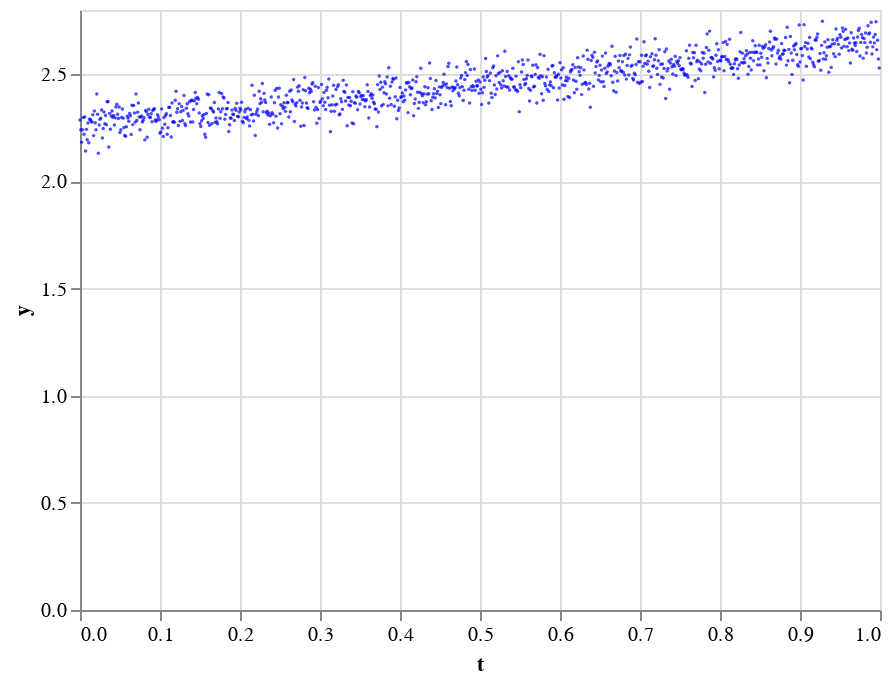

This figure's notebook cell:
### Code cell
t = np.arange(1000)/1000
y, _ = drift_func(params_true, t)
y += np.random.normal(loc=1, scale=.05, size=y.shape)
df = pd.DataFrame({"t": t, "y": y})
plot_true = alt.Chart(df).mark_circle(size=3).encode(x="t", y="y", color = alt.value("blue"))
plot_true

### Figure 1 — Vega-Lite specification as saved in the notebook (floating-point values rounded to 4 significant figures; data arrays with more than 128 entries replaced by an {"elided": "..."} marker saying what was removed)
{"config": {"view": {"continuousWidth": 400, "continuousHeight": 300}}, "data": {"name": "data-f72cc24d3c164a42364f314c5a151516"}, "mark": {"type": "circle", "size": 3}, "encoding": {"color": {"value": "blue"}, "x": {"type": "quantitative", "field": "t"}, "y": {"type": "quantitative", "field": "y"}}, "$schema": "https://vega.github.io/schema/vega-lite/v4.8.1.json", "datasets": {"data-f72cc24d3c164a42364f314c5a151516": {"elided": "1000 records"}}}
